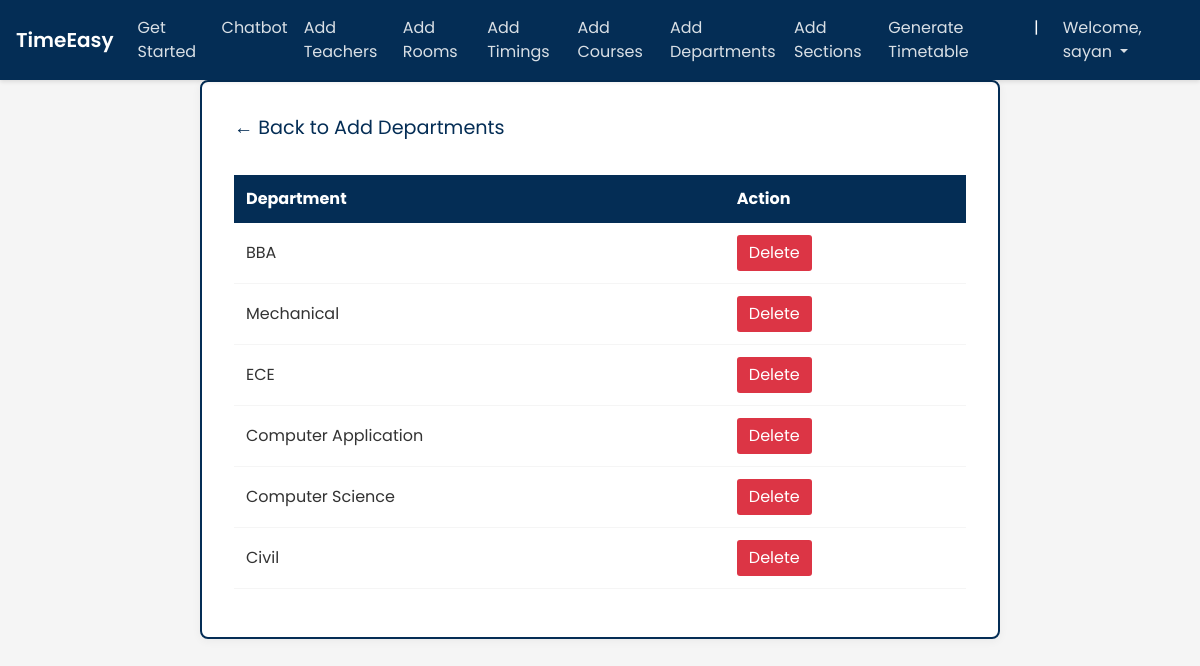
Page /departments_list/ (signed in) on the committed database.
### ttgen/models.py (models this page shows, shortened)
class Department(models.Model):
    dept_name = models.CharField(max_length=50)
    courses = models.ManyToManyField(Course)

### ttgen/views.py (the view)
# urls.py: path('departments_list/', views.department_list, name='editdepartment'),
@login_required
def department_list(request):
    context = {
        'departments': Department.objects.all()
    }
    return render(request, 'deptlist.html', context)

### templates/deptlist.html (shortened to what this page needs)
<!DOCTYPE html>
<html lang="en">
<head>
	<link rel="stylesheet" href="https://maxcdn.bootstrapcdn.com/bootstrap/4.0.0/css/bootstrap.min.css">
</head>
<body>
	<header>
		<nav class="navbar navbar-expand-md navbar-dark fixed-top">
			<a class="navbar-brand" href="#">
				TimeEasy
			</a>
			<div class="collapse navbar-collapse" id="navbarCollapse">
				<ul class="navbar-nav ml-auto">
					<li class="nav-item active">
						<a class="nav-link" href="{% url 'admindash' %}">Get Started</a>
					</li>
					<li class="nav-item active">
                        <a class="nav-link" href="{% url 'chat' %}" style="color: #fff;">Chatbot</a>
                    </li>
					<li class="nav-item">
						<a class="nav-link" href="{% url 'addInstructors' %}">Add Teachers</a>
					</li>
					<li class="nav-item">
						<a class="nav-link" href="{% url 'addRooms' %}">Add Rooms</a>
					</li>
					<li class="nav-item">
						<a class="nav-link" href="{% url 'addTimings' %}">Add Timings</a>
					</li>
					<li class="nav-item">
						<a class="nav-link" href="{% url 'addCourses' %}">Add Courses</a>
					</li>
					<li class="nav-item">
						<a class="nav-link" href="{% url 'addDepts' %}">Add Departments</a>
					</li>
					<li class="nav-item">
						<a class="nav-link" href="{% url 'addSections' %}">Add Sections</a>
					</li>
					<li class="nav-item">
						<a class="nav-link" href="{% url 'generate' %}">Generate Timetable</a>
					</li>
					<li class="nav-item" style="color: var(--white); padding: 8px 16px;">|</li>
					<li class="nav-item dropdown">
						<a class="nav-link dropdown-toggle" href="#" id="dropdown03" data-toggle="dropdown"
							aria-haspopup="true" aria-expanded="false">
							Welcome, {{ user.first_name }}
						</a>
					</li>
				</ul>
			</div>
		</nav>
	</header>
	{% block content %}
	<div class="container">
		<fieldset class="fieldset">
			<a href="{% url 'addDepts'%}" class="tablink">← Back to Add Departments</a>
			<div class="tabcontent" id="edit">
				<table class="table1">
					<thead>
						<tr>
							<th>Department</th>
							<th>Action</th>
						</tr>
					</thead>
					<tbody>
						{% for dept in departments %}
						<tr>
							<td>{{ dept.dept_name }}</td>
							<td>
								<form action="{% url 'deletedepartment' dept.id %}" method="post">
									<input type="submit" value="Delete" class="cross">
								</form>
							</td>
						</tr>
						{% endfor %}
					</tbody>
				</table>
			</div>
		</fieldset>
	</div>
	{% endblock %}
</body>
</html>

### templates/deptlist.html (style rules this page uses)
:root { --primary-blue: #042d55; --dark-blue: #0D47A1; --light-blue: #E3F2FD; --white: #FFFFFF; --light-gray: #F5F5F5; }
body { padding-top: 3rem; padding-bottom: 3rem; color: #333; font-family: "Poppins"; overflow-x: hidden; background-color: var(--light-gray); }
nav { font-family: "Poppins"; background: var(--primary-blue) !important; box-shadow: 0 2px 4px rgba(0, 0, 0, 0.1); }
.navbar-brand { font-size: 20px; font-family: "Poppins"; color: var(--white) !important; font-weight: 600; }
.nav-link { color: rgba(255, 255, 255, 0.85) !important; transition: all 0.3s ease; }
.fieldset { margin: 2rem auto; padding: 2rem; border: 2px solid var(--primary-blue); background-color: var(--white); box-shadow: 0 2px 10px rgba(0, 0, 0, 0.05); border-radius: 8px; max-width: 800px; }
.table1 { width: 100%; border-collapse: collapse; margin: 1rem 0; }
.table1 th { background-color: var(--primary-blue); color: var(--white); padding: 12px; text-align: left; }
.table1 td { padding: 12px; border-bottom: 1px solid var(--light-gray); }
.tablink { color: var(--primary-blue); text-decoration: none; font-size: 1.2rem; margin-bottom: 1rem; display: inline-block; transition: all 0.3s ease; }
.cross { background-color: #dc3545; color: var(--white); border: none; padding: 6px 12px; border-radius: 3px; cursor: pointer; transition: all 0.3s ease; }

### rows in the picture
Department: dept_name "BBA"
Department: dept_name "Mechanical"
Department: dept_name "ECE"
Department: dept_name "Computer Application"
Department: dept_name "Computer Science"
Department: dept_name "Civil"

### other values in the picture
{{ user.first_name }} "sayan"
